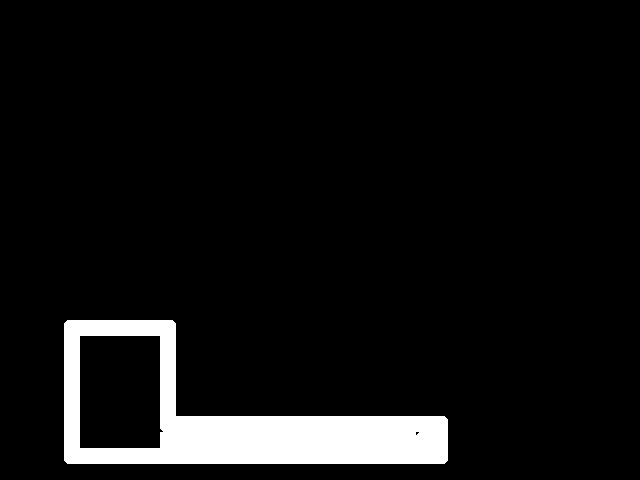

This is a level from a 2D game, rendered from its Tiled map with the project's own tilesets. A one-line summary and the map file follow, with tile-layer data summarised:
An orthogonal 40x30 tile map with 16x16 px tiles, 4 tile layers (platforms, spikes, platforms2, spikes2) and 2 objects.

<map version="1.9" tiledversion="1.9.2" orientation="orthogonal" renderorder="right-down" width="40" height="30" tilewidth="16" tileheight="16" infinite="0" nextlayerid="9" nextobjectid="6">
 <editorsettings>
  <export target="lv8.csv" format="csv" />
 </editorsettings>
 <tileset firstgid="1" name="tileset" tilewidth="16" tileheight="16" tilecount="81" columns="9">
  <image source="../images/tileset.png" width="144" height="144" />
 </tileset>
 <layer id="1" name="platforms" width="40" height="30">
  <data>[1200 cells, 1096 non-empty, 6 distinct tile ids]</data>
 </layer>
 <layer id="2" name="spikes" width="40" height="30">
  <data>[1200 cells, 1073 non-empty, 1 distinct tile ids]</data>
 </layer>
 <layer id="4" name="platforms2" width="40" height="30">
  <data>[1200 cells, 849 non-empty, 6 distinct tile ids]</data>
 </layer>
 <objectgroup id="5" name="text" />
 <objectgroup id="6" name="player">
  <object id="3" x="112" y="288" width="16" height="16" />
 </objectgroup>
 <layer id="3" name="spikes2" width="40" height="30">
  <data>[1200 cells, 950 non-empty, 1 distinct tile ids]</data>
 </layer>
 <objectgroup id="8" name="end">
  <object id="5" x="416" y="432" width="16" height="16">
   <properties>
    <property name="next" value="lv9" />
   </properties>
  </object>
 </objectgroup>
</map>
